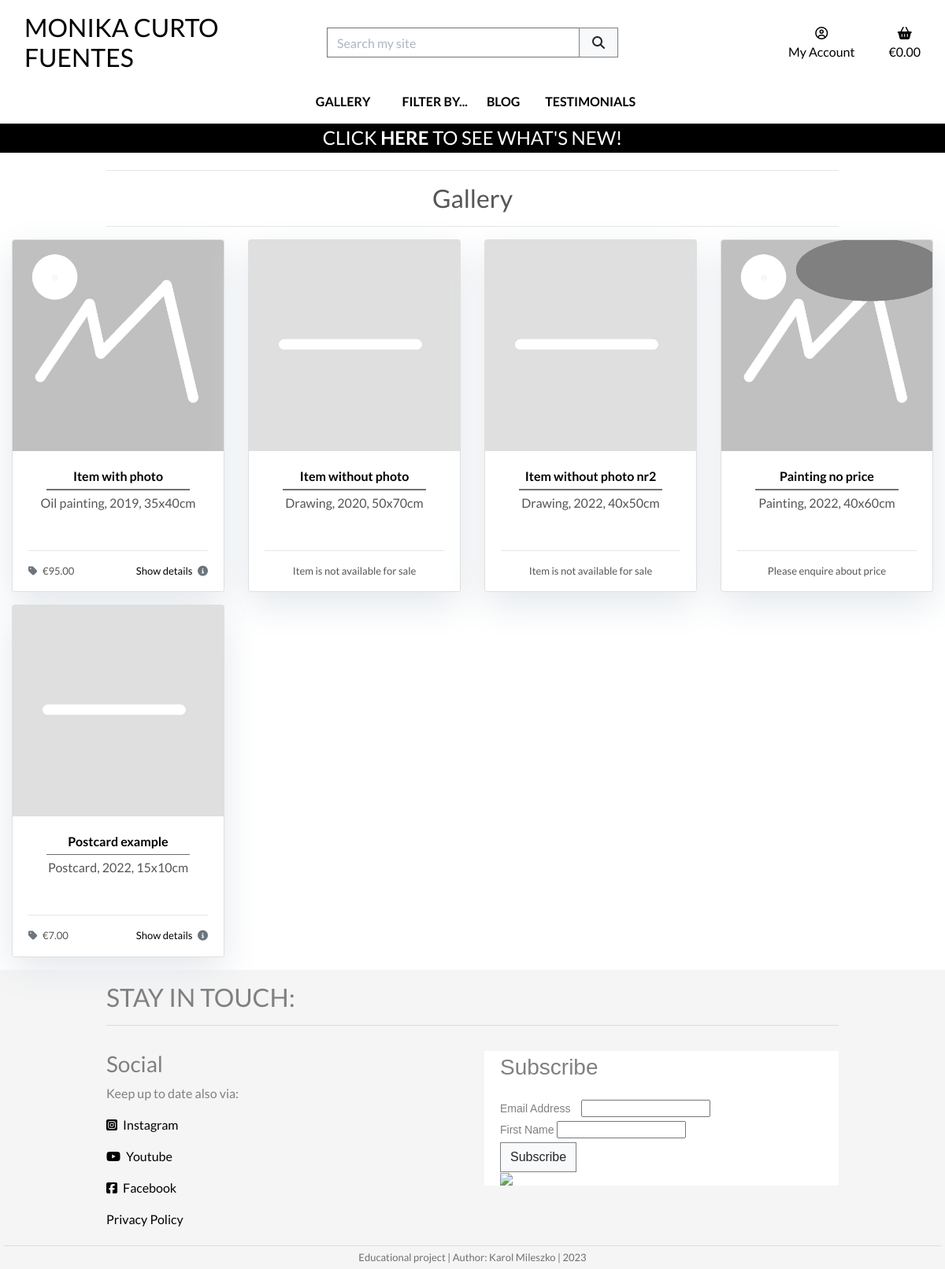
Screenshot of /products/ with the database file from the repository.
### products/models.py (models this page shows, shortened)
class Product(models.Model):
    title = models.CharField(
        max_length=254,
        unique=True)
    sku = models.CharField(
        max_length=254,
        null=True,
        blank=True)
    excerpt = models.TextField(
        blank=True)
    description = models.TextField()
    price = models.DecimalField(
        max_digits=6,
        decimal_places=2,
        null=True,
        blank=True)
    image = models.ImageField(
        null=True,
        blank=True)
    category = models.ForeignKey(
        'Category',
        null=True,
        blank=True,
        on_delete=models.SET_NULL)
    orientation = models.CharField(
        max_length=9,
        choices=ORIENTATION,
        null=True,
        blank=True)
    is_unique = models.BooleanField(
        default=True)
    priority = models.CharField(
        max_length=10,
        choices=PRIORITY_CHOICES,
        default="3 - Normal",
        null=True,
        blank=True)
    highlight = models.BooleanField(
        default=False)
    available = models.BooleanField(
        default=True)
    live = models.BooleanField(
        default=True)
    created_on = models.DateTimeField(
        auto_now_add=True,
        null=True,
        blank=True)
    updated_on = models.DateTimeField(
        auto_now=True,
        null=True,
        blank=True)
    class Meta:
        ordering = ['priority', 'created_on']

### products/views.py (the view, shortened to what this page needs)
def all_products(request):
    products = Product.objects.all()
    query = None
    available = None
    availability = None
    orientation = None
    orientations = None
    categories = None
    highlights = None
    context = {
        'products': products,
        'search_term': query,
        'available': available,
        'current_availability': availability,
        'orientation': orientation,
        'current_orientations': orientations,
        'current_categories': categories,
        'highlights': highlights,
    }
    return render(request, 'products/products.html', context)

### bag/contexts.py (called while the page is built, shortened)
def bag_contents(request):
    bag_items = []
    total = 0
    product_count = 0
    bag = request.session.get('bag', {})
    if total < settings.FREE_DELIVERY_THRESHOLD and total > 0:
        min_charge = settings.DELIVERY_MIN_CHARGE
        delivery = max(
            total * Decimal(settings.STANDARD_DELIVERY_PERCENTAGE / 100),
            min_charge)
        free_delivery_delta = settings.FREE_DELIVERY_THRESHOLD - total
    else:
        delivery = 0
        free_delivery_delta = 0
    grand_total = delivery + total
    context = {
        'bag_items': bag_items,
        'total': total,
        'product_count': product_count,
        'delivery': delivery,
        'free_delivery_delta': free_delivery_delta,
        'free_delivery_threshold': settings.FREE_DELIVERY_THRESHOLD,
        'grand_total': grand_total,
    }
    return context

### products/templates/products/products.html (shortened to what this page needs)
{% extends "base.html" %}
{% load static %}
{% block page_header %}
    <div class="container header-container">
        <div class="row">
            <div class="col-12 text-center">
                <hr>
                <h2>
                    {% if search_term %}
                        {% if products|length == 0 %}
                            No
                        {% else %}
                            {{ products|length }}
                        {% endif %}
                        item{% if products|length != 1 %}s {% endif %}
                        found for <strong>{{ search_term }}</strong>
                    {% elif current_orientations %}
                        {{ orientation }}s
                    {% elif current_categories %}
                        {% for c in current_categories %}
                            <a href="{% url 'products' %}?category={{ c.name }}">
                                {{ c.friendly_name }}s
                            </a>
                        {% endfor %}
                    {% else %}
                        Gallery
                    {% endif %}
                </h2>
                <hr class="mb-3">
            </div>
        </div>
    </div>
{% endblock %}
{% block content %}
    <div class="overlay"></div>
    <div class="container-fluid">
        <div class="row">
            <div class="col">
                <div class="row">
                    {% for product in products %}
                        {% if product.live or request.user.is_staff %}
                            {% if products|length < 3 %}
                                <div class="col-12 col-md-8 offset-md-2 col-lg-6 offset-lg-3 mb-3">
                            {% else %}
                                <div class="col-md-4 col-xl-3 mb-3">
                            {% endif %}
                                <div class="card h-100">
                                    {% if product.image %}
                                        <a href="{% url 'product_detail' product.id %}">
                                            <img src="{{ product.image.url }}" alt="{{ product.title }}" class="card-img-top img-fluid">
                                        </a>
                                    {% else %}
                                        <a href="{% url 'product_detail' product.id %}">
                                            <img src="{{ MEDIA_URL }}placeholder.jpg" alt="{{ product.title }}" class="card-image-top img-fluid">
                                        </a>
                                    {% endif %}
                                    <div class="card-body text-center">
                                        <a href="{% url 'product_detail' product.id %}">
                                            <p class="mb-0 font-weight-bold">{{ product.title }}</p>
                                        </a>
                                        <hr class="hr-middle">
                                        <p class="mb-0">{{ product.excerpt }}</p>
                                    </div>
                                    <div class="card-footer">
                                        <div class="row">
                                            <div class="col">
                                                <hr>
                                                {% if product.available and product.price %}
                                                    <p class="float-left">
                                                        <i class="fas fa-tag mr-1 text-muted"></i>
                                                        &euro;{{ product.price }}
                                                    </p>
                                                    <a href="{% url 'product_detail' product.id %}">
                                                        <p class="float-right">
                                                            Show details
                                                            <i class="fas fa-info-circle ml-1 text-muted"></i>
                                                        </p>
                                                    </a>
                                                {% elif product.available and not product.price %}
                                                    <p class="text-center">
                                                        Please enquire about price
                                                    </p>
                                                {% else %}
                                                    <p class="text-center">
                                                        Item is not available for sale
                                                    </p>
                                                {% endif %}
                                            </div>
                                        </div>
                                    </div>
                                </div>
                            </div>
                        {% endif %}
                    {% endfor %}
                </div>
            </div>
        </div>
    </div>
{% endblock %}

### static/css/base.css (style rules this page uses)
html { height: 100%; }
body { background: url('/media/homepage_background.jpg') no-repeat center center fixed; background-size: cover; height: calc(100vh - 200px); color: #555; font-family: 'Lato'; }
a:link { color: black; text-decoration: none; }
.hr-middle { height: 0.25px; background: rgb(120, 120, 120); width: 80%; margin: .25rem 10% .25rem 10%; }
.card-footer { background-color: #fff; border-top: none; padding-bottom: 0; }
.card-footer p { font-size: small; }
.overlay { height: 100%; width: 100%; top: 0; left: 0; position: fixed; background: white; z-index: -1; }
.card { box-shadow: 0 16px 48px #E3E7EB; }
@media (min-width: 1200px) { .container { max-width: 80%; } }
@media (min-width: 992px) { .header-container { padding-top: 200px; } }

### rows the page displays
Product: image (placeholder picture), title "Item with photo", excerpt "Oil painting, 2019, 35x40cm", price "95.00"
Product: live True (drawn), title "Item without photo", excerpt "Drawing, 2020, 50x70cm", available "Item is not available for sale"
Product: live True (drawn), title "Item without photo nr2", excerpt "Drawing, 2022, 40x50cm", available "Item is not available for sale"
Product: image (placeholder picture), title "Painting no price", excerpt "Painting, 2022, 40x60cm", available "Please enquire about price"
Product: live True (drawn), title "Postcard example", excerpt "Postcard, 2022, 15x10cm", price "7.00"
